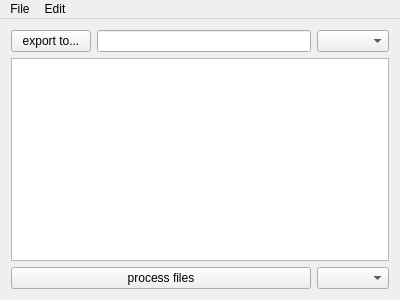
<?xml version="1.0" encoding="UTF-8"?>
<ui version="4.0">
 <class>MainWindow</class>
 <widget class="QMainWindow" name="MainWindow">
  <property name="geometry">
   <rect>
    <x>0</x>
    <y>0</y>
    <width>400</width>
    <height>300</height>
   </rect>
  </property>
  <property name="windowTitle">
   <string>MainWindow</string>
  </property>
  <widget class="QWidget" name="centralWidget">
   <layout class="QVBoxLayout" name="verticalLayout">
    <item>
     <layout class="QHBoxLayout" name="horizontalLayout">
      <item>
       <widget class="QPushButton" name="buttonExportTo">
        <property name="sizePolicy">
         <sizepolicy hsizetype="Preferred" vsizetype="Fixed">
          <horstretch>0</horstretch>
          <verstretch>0</verstretch>
         </sizepolicy>
        </property>
        <property name="text">
         <string>export to...</string>
        </property>
       </widget>
      </item>
      <item>
       <widget class="TqLineEdit" name="lineEditExportTo"/>
      </item>
      <item>
       <widget class="TqComboBox" name="comboBoxDSP"/>
      </item>
     </layout>
    </item>
    <item>
     <widget class="TqTreeView" name="treeViewImportedFiles"/>
    </item>
    <item>
     <layout class="QHBoxLayout" name="horizontalLayout_2">
      <item>
       <widget class="QPushButton" name="buttonProcessFiles">
        <property name="sizePolicy">
         <sizepolicy hsizetype="Expanding" vsizetype="Fixed">
          <horstretch>0</horstretch>
          <verstretch>0</verstretch>
         </sizepolicy>
        </property>
        <property name="text">
         <string>process files</string>
        </property>
       </widget>
      </item>
      <item>
       <widget class="TqComboBox" name="comboBoxRemoveFiles">
        <property name="sizePolicy">
         <sizepolicy hsizetype="Preferred" vsizetype="Fixed">
          <horstretch>0</horstretch>
          <verstretch>0</verstretch>
         </sizepolicy>
        </property>
       </widget>
      </item>
     </layout>
    </item>
   </layout>
  </widget>
  <widget class="QMenuBar" name="menuBar">
   <property name="geometry">
    <rect>
     <x>0</x>
     <y>0</y>
     <width>400</width>
     <height>22</height>
    </rect>
   </property>
   <widget class="QMenu" name="menuFile">
    <property name="title">
     <string>File</string>
    </property>
    <addaction name="actionImport_Audio_Files"/>
    <addaction name="actionChoose_Export_Folder"/>
    <addaction name="actionShow_export_folder"/>
   </widget>
   <widget class="QMenu" name="menuEdit">
    <property name="title">
     <string>Edit</string>
    </property>
    <addaction name="actionRemove_all_files"/>
    <addaction name="actionRemove_selected_files"/>
    <addaction name="actionRemove_finished_files"/>
    <addaction name="separator"/>
    <addaction name="actionProcess"/>
   </widget>
   <addaction name="menuFile"/>
   <addaction name="menuEdit"/>
  </widget>
  <action name="actionImport_Audio_Files">
   <property name="text">
    <string>import audio files...</string>
   </property>
   <property name="shortcut">
    <string>Ctrl+I</string>
   </property>
  </action>
  <action name="actionChoose_Export_Folder">
   <property name="text">
    <string>choose export folder...</string>
   </property>
   <property name="shortcut">
    <string>Ctrl+E</string>
   </property>
  </action>
  <action name="actionShow_export_folder">
   <property name="text">
    <string>show export folder</string>
   </property>
   <property name="shortcut">
    <string>Ctrl+F</string>
   </property>
  </action>
  <action name="actionRemove_selected_files">
   <property name="text">
    <string>remove selected</string>
   </property>
  </action>
  <action name="actionRemove_all_files">
   <property name="text">
    <string>remove all</string>
   </property>
  </action>
  <action name="actionRemove_finished_files">
   <property name="text">
    <string>remove finished</string>
   </property>
  </action>
  <action name="actionProcess">
   <property name="text">
    <string>process...</string>
   </property>
   <property name="shortcut">
    <string>Ctrl+Shift+P</string>
   </property>
  </action>
 </widget>
 <layoutdefault spacing="6" margin="11"/>
 <customwidgets>
  <customwidget>
   <class>TqTreeView</class>
   <extends>QTreeView</extends>
   <header>tqtreeview.h</header>
  </customwidget>
  <customwidget>
   <class>TqLineEdit</class>
   <extends>QLineEdit</extends>
   <header>tqlineedit.h</header>
  </customwidget>
  <customwidget>
   <class>TqComboBox</class>
   <extends>QComboBox</extends>
   <header>tqcombobox.h</header>
  </customwidget>
 </customwidgets>
 <resources/>
 <connections/>
</ui>
